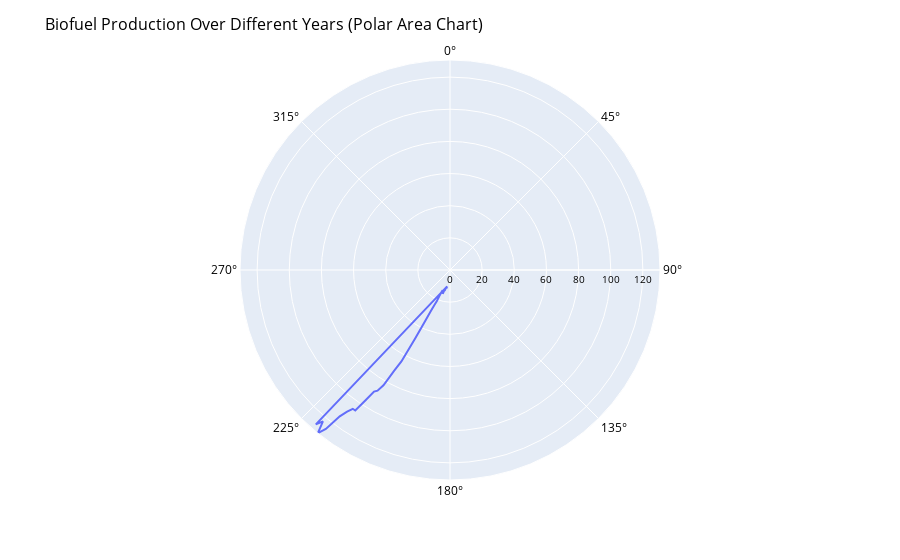

Notebook source saved alongside this figure:
### Markdown cell above
Graph Analysis: This bar chart showcases the total biofuel production across selected major countries.The visualization effectively ranks countries by their biofuel output, revealing leaders in the sector and comparative standings. Notably, the chart conveys the diverse commitment to biofuel production, serving as a benchmark for assessing global bioenergy priorities and investments.

### Code cell
# Grouping data and calculating mean for each year
df_polar_area = df.groupby('Year')['Biofuels Production - TWh - Total'].mean().reset_index()

# Convert 'Year' to categorical type
df_polar_area['Year'] = df_polar_area['Year'].astype('category')

# Number of variables (years)
num_vars_polar = df_polar_area['Year'].nunique()

# Calculate angles
angles_polar = np.linspace(0, 2 * np.pi, num_vars_polar, endpoint=False).tolist()

# Stats (Biofuels Production) for polar chart
stats_polar = df_polar_area['Biofuels Production - TWh - Total'].tolist()
stats_polar += stats_polar[:1]
angles_polar += angles_polar[:1]

# Create a polar area chart with Plotly Express
fig = px.line_polar(df_polar_area, r='Biofuels Production - TWh - Total', theta='Year', line_close=True)

# Update layout
fig.update_layout(title='Biofuel Production Over Different Years (Polar Area Chart)',
                  title_font_size=16,
                  polar=dict(radialaxis=dict(visible=True, tickfont=dict(size=10))),
                  font=dict(size=12, color='black'))

fig.show()

### Figure 1 — Plotly figure (JSON) as saved in the notebook; plotly's stock layout.template omitted (floating-point values rounded to 4 significant figures)
{"data": [{"hovertemplate": "Biofuels Production - TWh - Total=%{r}<br>Year=%{theta}<extra></extra>", "legendgroup": "", "line": {"color": "#636efa", "dash": "solid"}, "marker": {"symbol": "circle"}, "mode": "lines", "name": "", "r": [10.31, 11.63, 11.21, 11.47, 12.78, 13.3, 13.42, 15.46, 14.78, 14.33, 13.42, 14.69, 16.84, 20.89, 23.85, 28.19, 36.04, 47.57, 64.41, 71.79, 82.78, 87.54, 89.18, 96.75, 105.4, 105.4, 108.9, 114.0, 125.4, 130.6, 123.0, 127.2, 10.31], "showlegend": false, "subplot": "polar", "theta": [1990, 1991, 1992, 1993, 1994, 1995, 1996, 1997, 1998, 1999, 2000, 2001, 2002, 2003, 2004, 2005, 2006, 2007, 2008, 2009, 2010, 2011, 2012, 2013, 2014, 2015, 2016, 2017, 2018, 2019, 2020, 2021, 1990], "type": "scatterpolar"}], "layout": {"font": {"color": "black", "size": 12}, "legend": {"tracegroupgap": 0}, "margin": {"t": 60}, "polar": {"angularaxis": {"direction": "clockwise", "rotation": 90}, "domain": {"x": [0, 1], "y": [0, 1]}, "radialaxis": {"tickfont": {"size": 10}, "visible": true}}, "title": {"font": {"size": 16}, "text": "Biofuel Production Over Different Years (Polar Area Chart)"}}}
